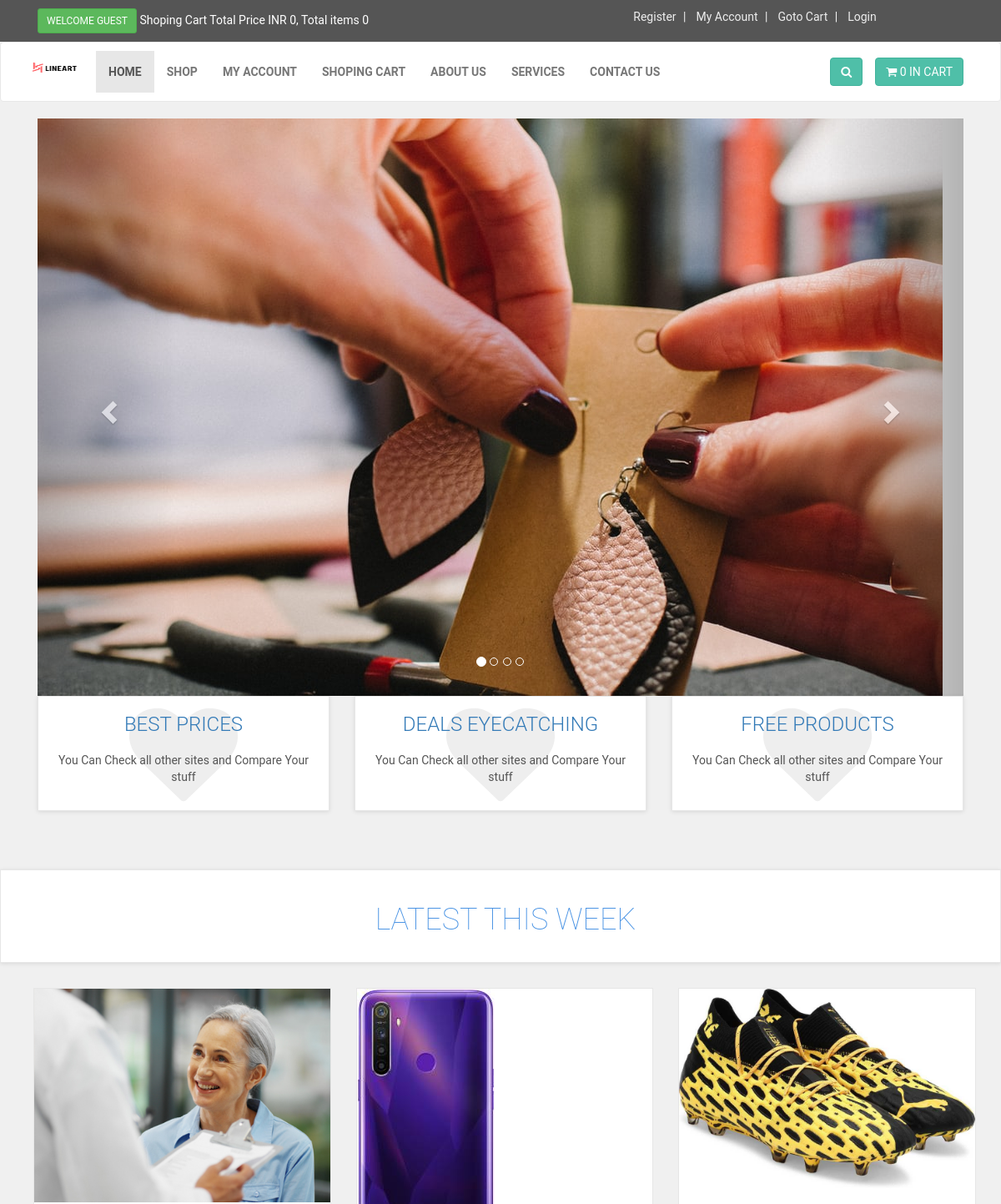
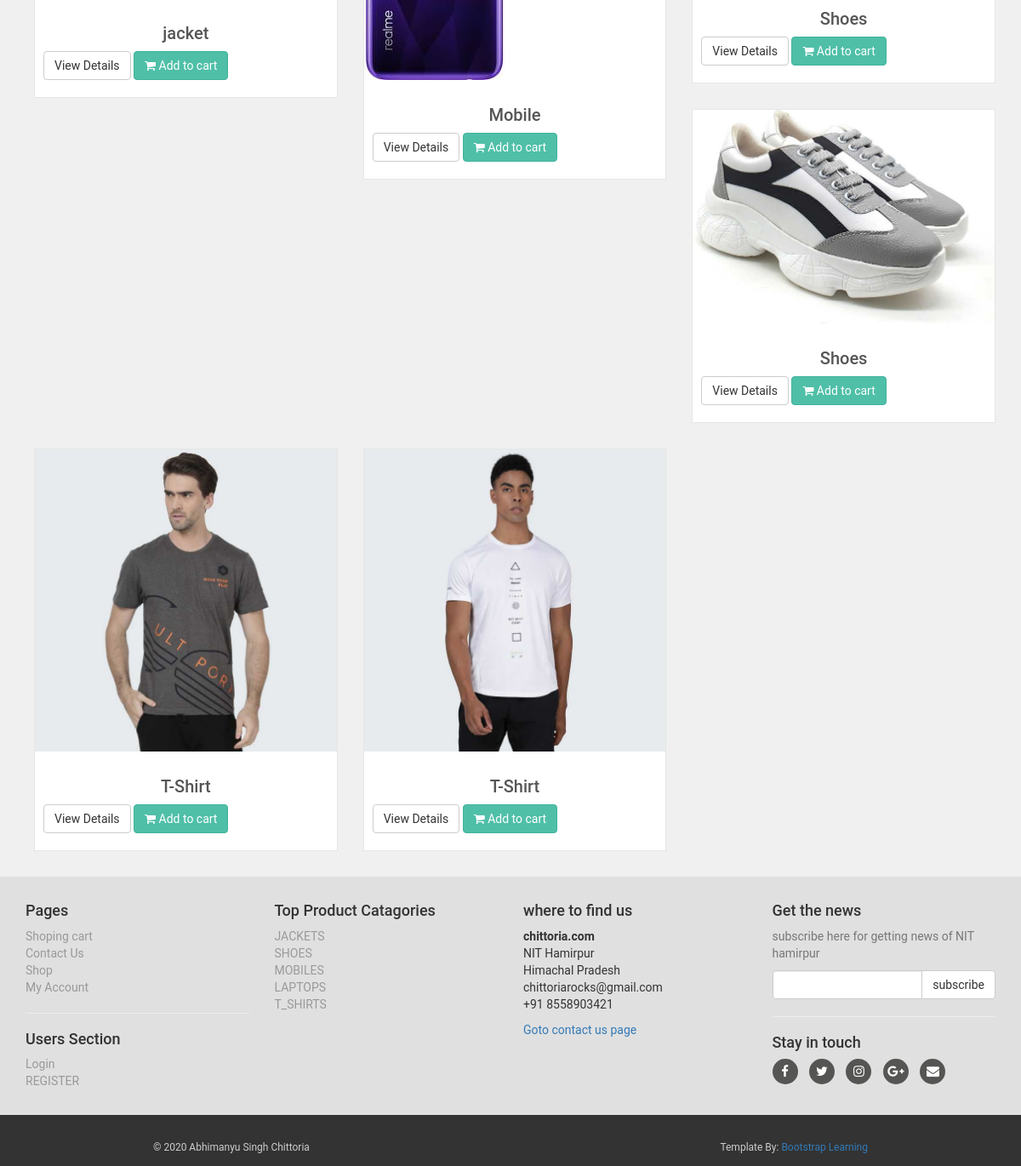
The page / on the database its author committed (2 pictures, top to bottom).
### tables this page shows
CREATE TABLE `slider` (
  `id` int(10) NOT NULL,
  `slide_name` varchar(255) NOT NULL,
  `slider_image` text NOT NULL
);

CREATE TABLE `products` (
  `product_id` int(10) NOT NULL,
  `p_cat_id` int(10) NOT NULL,
  `cat_id` int(10) NOT NULL,
  `date` timestamp NOT NULL DEFAULT current_timestamp() ON UPDATE current_timestamp(),
  `product_title` text NOT NULL,
  `product_img1` text NOT NULL,
  `product_img2` text NOT NULL,
  `product_img3` text NOT NULL,
  `product_price` int(10) NOT NULL,
  `product_desc` text NOT NULL,
  `product_keyword` text NOT NULL
);

CREATE TABLE `product_categories` (
  `p_cat_id` int(10) NOT NULL,
  `p_cat_title` text NOT NULL,
  `p_cat_desc` text NOT NULL
);

### functions/functions.php (the view, shortened to what this page needs)
<?php
$db=mysqli_connect("localhost","root","","ecom");
function getUserIP(){
	switch (true) {
				default : return $_SERVER['REMOTE_ADDR'];
	}
}
function item(){
	global $db;
	$ip_add=getUserIP();
	$get_items="select * from cart where ip_add='$ip_add'";
	$run_item=mysqli_query($db,$get_items);
	$count=mysqli_num_rows($run_item);
	echo $count;
}
function totalPrice(){
$total=0;
echo $total;
}
function getPro(){
	global $db;
	$get_product="select * from products order by 1 DESC LIMIT 0,6 ";
	$run_products=mysqli_query($db,$get_product);
	while ($row_product=mysqli_fetch_array($run_products)) {
		$pro_id=$row_product['product_id'];
		$pro_title=$row_product['product_title'];
		$pro_img1=$row_product['product_img1'];
		echo "<div class='col-md-4 col-sm-6' >
 	<div class='product'>
 		<a href='details.php?pro_id=$pro_id'>
 			<img src='admin_area/product_images/$pro_img1' class='img-responsive'>
 		</a>
 		<div class='text'>
 			<h3><a href='details.php?pro_id=$pro_id'>$pro_title</a></h3>
 			<p class='buttons'>
 				<a href='details.php?pro_id=$pro_id' class='btn btn-default'>View Details</a>
 				<a href='details.php?pro_id=$pro_id' class='btn btn-primary'><i class='fa fa-shopping-cart'></i> Add to cart</a>
 			</p>
 		</div>
 	</div>
 </div>";
	}
	}
 ?>

### index.php (shortened to what this page needs)
<?php
include("includes/db.php");
include("functions/functions.php");
 ?>
<!DOCTYPE html>
<html>
<head>
	<link rel="stylesheet" href="https://maxcdn.bootstrapcdn.com/bootstrap/3.4.1/css/bootstrap.min.css">
	<link rel="stylesheet" type="text/css" href="styles/style.css">
	<link href="https://stackpath.bootstrapcdn.com/font-awesome/4.7.0/css/font-awesome.min.css" rel="stylesheet">
</head>
<body>
	<div id="top">
		<div class="container">
			<div class="col-md-6 offer">
				<a href="#" class="btn btn-success btn-sm">
					<?php
					if (!isset($_SESSION['customer_email'])) {
						echo "WELCOME GUEST";
					}else{
						echo "WELCOME: ".$_SESSION['customer_email'] ." " ;
					}
					 ?>
				</a>
				<a href="#">Shoping Cart Total Price INR <?php totalPrice(); ?>, Total items <?php item(); ?></a>
			</div>
			<div class="col-md-6">
				<ul class="menu">
					<li>
						<a href="customer_registration.php">Register</a>
					</li>
					<li>
						<?php
							if (!isset($_SESSION['customer_email'])) {
								echo "<a href='checkout.php'>My Account</a>";
							}else{
								echo "<a href='customer/my_account.php?my_order'>My Account</a>";
							}
							 ?>
					</li>
					<li>
						<a href="cart.php">Goto Cart</a>
					</li>
					<li>
						<?php
						if(!isset($_SESSION['customer_email'])){
							echo "<a href='checkout.php'>Login</a>";
						}else{
							echo "<a href='logout.php'>Logout</a>";
						} ?>
					</li>
				</ul>
			</div>
		</div>
	</div>
	<div class="navbar navbar-default" id="navbar">
		<div class="container">
			<div class="navbar-header">
				<a class="navbar-brand home" href="index.php">
					<img src="images/logo.jpg" width="70" height="40" alt="shopit" class="hidden-xs">
				</a>
			</div>
			<div class="navbar-collapse collapse" id="navigation">
				<div class="padding-nav">
					<ul class="nav navbar-nav navbar-left">
						<li class="active">
							<a href="index.php">Home</a>
						</li>
						<li >
							<a href="shop.php">Shop</a>
						</li>
						<li >
							<?php
							if (!isset($_SESSION['customer_email'])) {
								echo "<a href='checkout.php'>My Account</a>";
							}else{
								echo "<a href='customer/my_account.php?my_order'>My Account</a>";
							}
							 ?>
						</li>
						<li >
							<a href="cart.php">Shoping Cart</a>
						</li>
						<li >
							<a href="about.php">About Us</a>
						</li>
						<li >
							<a href="services.php">Services</a>
						</li>
						<li >
							<a href="contactus.php">Contact Us</a>
						</li>
					</ul>
				</div>
				<a href="cart.php" class="btn btn-primary navbar-btn right">
					<i class="fa fa-shopping-cart"></i>
					<span> <?php item(); ?> IN CART</span>
				</a>
				<div  class=" navbar-collapse collapse right">
						<button class="btn navbar-btn btn-primary" type="button" data-toggle="collapse" data-target="#search">
							<i  class="fa fa-search "></i>
						</button>
				</div>
		</div>
		</div>
	</div>
	<div class="container" id="slider">
		<div class="col-md-12">
			<div class="carousel slide" id="myCarousel" data-ride="carousel">
				<ol class="carousel-indicators">
					<li data-target="myCarousel" data-slide-to="0" class="active"></li>
					<li data-target="myCarousel" data-slide-to="1"></li>
					<li data-target="myCarousel" data-slide-to="2"></li>
					<li data-target="myCarousel" data-slide-to="3"></li>
				</ol>
				<div class="carousel-inner">
					<?php
					$get_slider="select * from slider LIMIT 0,1";
					$run_slider=mysqli_query($con,$get_slider);
					while ($row=mysqli_fetch_array($run_slider)) {
						$slider_image=$row['slider_image'];
						echo "<div class ='item active'>
						<img src='admin_area/slider_images/$slider_image'></div>";
					}
					 ?>
				</div>
				<a href="#myCarousel" class="left carousel-control" data-slide="prev">
					<span class="glyphicon glyphicon-chevron-left"></span>
				</a>
				<a href="#myCarousel" class="right carousel-control"data-slide="next">
					<span class="glyphicon glyphicon-chevron-right"></span>
				</a>
			</div>
		</div>
		<div id="advantage">
			<div class="conatiner">
				<div class="same-height-row">
					<div class="col-sm-4">
						<div class="box same-height">
							<div class="icon">
								<i class="fa fa-heart"></i>
							</div>
							<h3><a href="#">BEST PRICES</a></h3>
							<p>You Can Check all other sites and Compare Your stuff</p>
						</div>
					</div>
					<div class="col-sm-4">
						<div class="box same-height">
							<div class="icon">
								<i class="fa fa-heart"></i>
							</div>
							<h3><a href="#">DEALS Eyecatching</a></h3>
							<p>You Can Check all other sites and Compare Your stuff</p>
						</div>
					</div>
					<div class="col-sm-4">
						<div class="box same-height">
							<div class="icon">
								<i class="fa fa-heart"></i>
							</div>
							<h3><a href="#">FREE PRODUCTS</a></h3>
							<p>You Can Check all other sites and Compare Your stuff</p>
						</div>
					</div>
				</div>
			</div>
		</div>
	</div>
	<div id="hotbox">
		<div class="box">
			<div class="container">
				<div class="col-md-12">
					<h2>Latest this week</h2>
				</div>
			</div>
		</div>
	</div>
<div id="content" class="container">
	<div class="row">
		<?php
			getPro();
		 ?>
	</div>
</div>
<?php
include("includes/footer.php");
 ?>
</body>
</html>

### includes/footer.php (shortened to what this page needs)
<div id="footer">
  <div class="container">
    <div class="row">
      <div class="col-md-3 col-sm-6">
        <h4>Pages</h4>
         <ul>
           <li><a href="cart.php">Shoping cart</a></li>
           <li><a href="contact.php">Contact Us</a></li>
           <li><a href="shop.php">Shop</a></li>
           <li><a href="checkout.php">My Account</a></li>
         </ul>
         <hr>
         <h4>Users Section</h4>
         <ul>
           <li><a href="chechout.php">Login</a></li>
           <li><a href="customer_registration.php">REGISTER</a></li>
         </ul>
      </div>
      <div class="col-md-3 col-sm-6">
        <h4>Top Product Catagories</h4>
        <ul>
          <?php
          $get_p_cats="select * from    product_categories";
          $run_p_cats=mysqli_query($con,$get_p_cats);
          while ($row_p_cats=mysqli_fetch_array($run_p_cats)) {
            $p_cat_id=$row_p_cats['p_cat_id'];
             $p_cat_title=$row_p_cats['p_cat_title'];
             echo "  <li><a href='shop.php?p_cat_id=$p_cat_id'>$p_cat_title</a></li>";
          }
           ?>
        </ul>
      </div>
      <div class="col-md-3 col-sm-6">
        <h4>where to find us</h4>
        <p>
          <strong>chittoria.com</strong>
          <br>NIT Hamirpur
          <br>Himachal Pradesh
          <br>chittoriarocks@gmail.com
          <br>+91 8558903421
        </p>
        <a href="contact.php">Goto contact us page</a>
      </div>
      <div class="col-md-3 col-sm-6">
        <h4>Get the news</h4>
        <p class="text-muted">
          subscribe here for getting news of NIT hamirpur
        </p>
          <form action="" method="post">
            <div class="input-group">
              <input type="text" name="email" class="form-control">
              <span class="input-group-btn">
                <input type="submit" class="btn btn-default" value="subscribe">
              </span>
            </div>
          </form><hr>
          <h4>Stay in touch</h4>
          <p class="social">
            <a href="#"><i class="fa fa-facebook"></i></a>
            <a href="#"><i class="fa fa-twitter"></i></a>
            <a href="#"><i class="fa fa-instagram"></i></a>
            <a href="#"><i class="fa fa-google-plus"></i></a>
            <a href="#"><i class="fa fa-envelope"></i></a>
          </p>
      </div>
    </div>
  </div>
</div>
<div id="copyright">
  <div container>
    <div class="col-md-6">
      <p class="pull-left">
        &copy; 2020 Abhimanyu Singh Chittoria
      </p>
    </div>
    <div class="col-md-6">
      <p class="pull-right">
        Template By: <a href="www.bootstrap.com">Bootstrap Learning</a>
      </p>
    </div>
  </div>
</div>

### styles/style.css (style rules this page uses)
body { font-family: "Roboto",Helvetica, Arial,sans-sarif; font-size: 14px; line-height: 1.42857143; color: #333333; background-color: #f0f0f0; }
#top { background-color: #555555; padding: 10px 0; }
#top .offer { color: #fff; }
#top .offer .btn { text-transform: uppercase; }
#top a { color: #fff; }
#top ul.menu { text-align: center; }
#top ul.menu > li { display: inline; }
#top ul.menu > li a { color: #eeeeee; }
#top ul.menu > li + li:before { content: "|\00a0"; padding: 0 5px; color: #f7f7f7; }
.navbar { background: white; }
.navbar-collapse .right { float: right; }
.navbar-brand { float: left; padding: 10px 15px; font-size: 18px; line-height: 20px; height: 70px; }
.navbar ul.nav >li >a { text-transform: uppercase; font-weight: bold; font-size: 14px; }
.padding-nav { padding-top: 10px; }
.btn-primary { color: rgb(255,255,255); background-color: rgb(79,191,168); border-color: rgb(65,179,156); }
#slider { margin-bottom: 40px; }
.box { background: #fff; margin: 0 0 30px; border: solid 1px #e6e6e6; padding: 20px; box-shadow: 0 1px 5px rgba(0, 0, 0, 0.1); }
#advantage { text-align: center; }
#advantage div.conatiner { margin-top: 20px; }
#advantage .box .icon { position: absolute; font-size: 130px; width: 100%; text-align: center; top: -20px; left: 0; height: 100%; float: left; color: #eeeeee; transition: all 0.2s ease-out; z-index: 1; box-sizing: border-box; }
#advantage .box h3 { position: relative; margin: 0 0 20px; font-weight: 300; text-transform: uppercase; z-index: 2; }
#advantage .box p { position: relative; color: #555555; z-index: 2; }
#hotbox h2 { text-transform: uppercase; font-size: 36px; color: #4993e4; font-weight: 100; text-align: center; }
#content { padding-left: 25px; }
#content .product { background: #fff; border: solid 1px #e6e6e6; box-sizing: border-box; margin-bottom: 30px; }
#content .product .text h3 { text-align: center; font-size: 20px; }
#content .product .text h3 a { color: rgb(85,85,85); }
#content .product .text { padding: 10px 10px 0px; }
#content .product .text .buttons .btn { margin-bottom: 10px; }
#footer { background: #e0e0e0; padding: 20px 0; }
#footer ul { padding-left: 0; list-style: none; }
#footer ul a { color: #999999; padding :20px 0; }
#footer .social { text-align: left; }
#footer .social a { margin: 0 10px 0 0; color: #fff; display: inline-block; width: 30px; height: 30px; border-radius: 15px; line-height: 30px; font-size: 15px; text-align: center; transition: all 0.2s ease-out; vertical-align: bottom; background-color: #555554; }
#copyright { background: #333; color: #ccc; padding: 30px; font-size: 12px; padding-left: 165px; padding-right: 165px; }
#copyright p { margin: 0; }

### rows shown on the page
slider: slider_image (picture)
products: product_img1 (picture), product_title "jacket"
products: product_img1 (picture), product_title "Mobile"
products: product_img1 (picture), product_title "Shoes"
products: product_img1 (picture), product_title "Shoes"
products: product_img1 (picture), product_title "T-Shirt"
products: product_img1 (picture), product_title "T-Shirt"
product_categories: p_cat_title "JACKETS"
product_categories: p_cat_title "SHOES"
product_categories: p_cat_title "MOBILES"
product_categories: p_cat_title "LAPTOPS"
product_categories: p_cat_title "T_SHIRTS"

### other values the page prints
$total "0"
$count "0 0"
